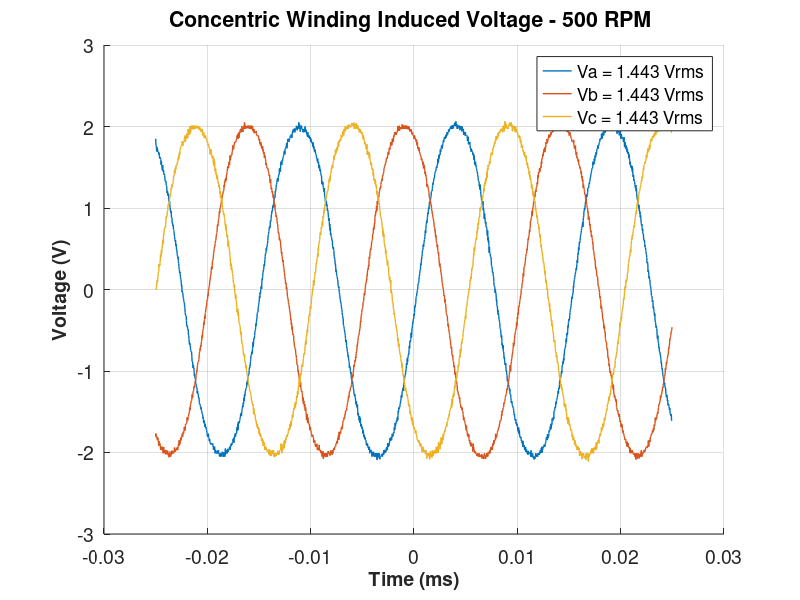
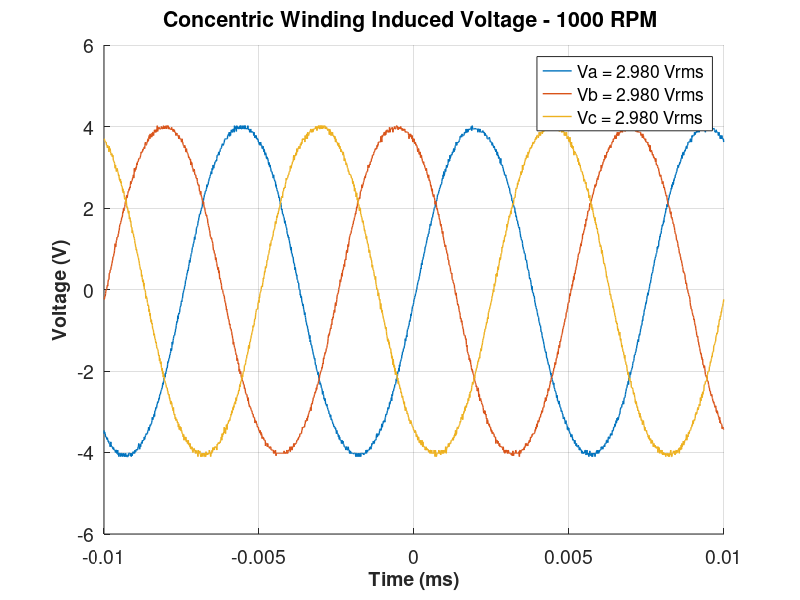
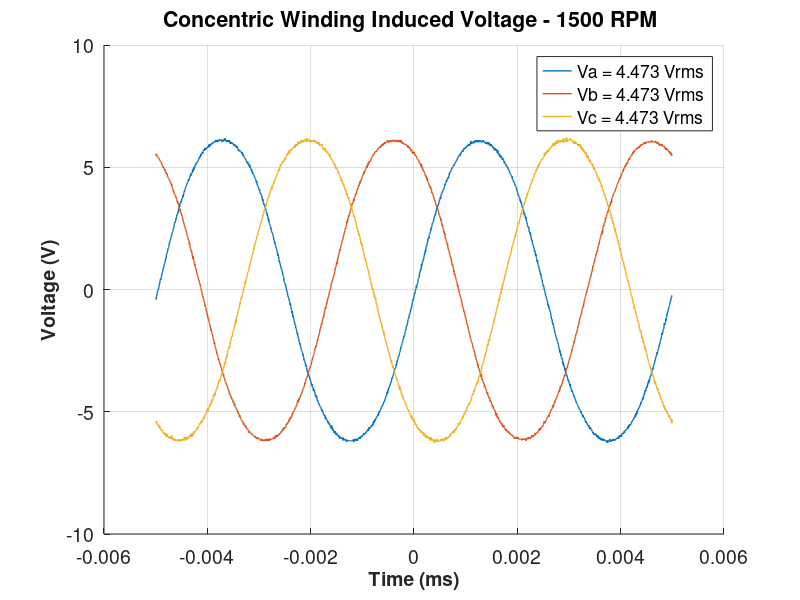
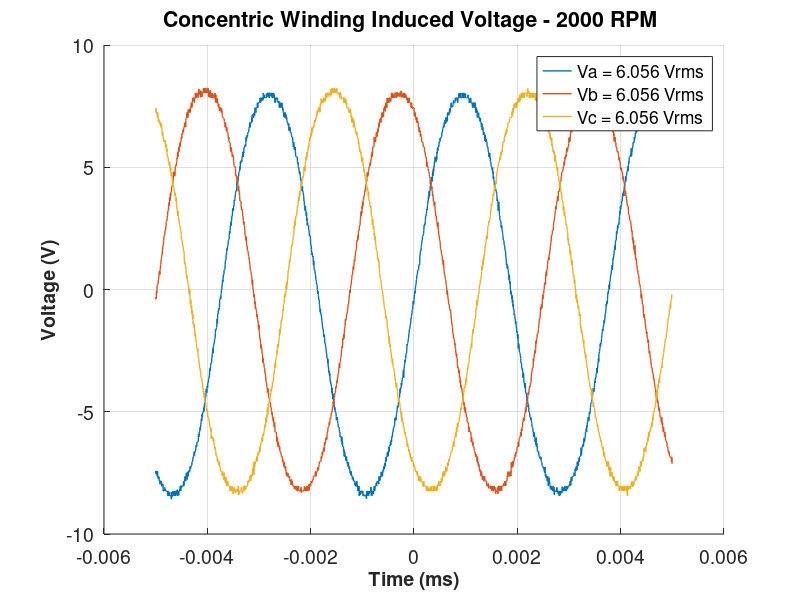

MATLAB code for these plots, in order:
load('concentric.mat');

figure;
hold all;
plot(time_500,phase_a_500,'Linewidth',1);
plot(time_500,phase_b_500,'Linewidth',1);
plot(time_500,phase_c_500,'Linewidth',1);
set(gca,'FontSize',14);
xlabel('Time (ms)','FontSize',14,'FontWeight','Bold')
ylabel('Voltage (V)','FontSize',14,'FontWeight','Bold')
%  xlim([79000 81000]);
%  ylim([0 0.1]);
grid on
L1=sprintf('Va = %.3f Vrms ',rms(phase_a_500));
L2=sprintf('Vb = %.3f Vrms ',rms(phase_a_500));
L3=sprintf('Vc = %.3f Vrms ',rms(phase_a_500));
legend(L1,L2,L3);
title('Concentric Winding Induced Voltage - 500 RPM ');

figure;
hold all;
plot(time_1000,phase_a_1000,'Linewidth',1);
plot(time_1000,phase_b_1000,'Linewidth',1);
plot(time_1000,phase_c_1000,'Linewidth',1);
set(gca,'FontSize',14);
xlabel('Time (ms)','FontSize',14,'FontWeight','Bold')
ylabel('Voltage (V)','FontSize',14,'FontWeight','Bold')
%  xlim([79000 81000]);
%  ylim([0 0.1]);
grid on
L4=sprintf('Va = %.3f Vrms ',rms(phase_a_1000));
L5=sprintf('Vb = %.3f Vrms ',rms(phase_a_1000));
L6=sprintf('Vc = %.3f Vrms ',rms(phase_a_1000));
legend(L4,L5,L6);
title('Concentric Winding Induced Voltage - 1000 RPM ');

figure;
hold all;
plot(time_1500,phase_a_1500,'Linewidth',1);
plot(time_1500,phase_b_1500,'Linewidth',1);
plot(time_1500,phase_c_1500,'Linewidth',1);
set(gca,'FontSize',14);
xlabel('Time (ms)','FontSize',14,'FontWeight','Bold')
ylabel('Voltage (V)','FontSize',14,'FontWeight','Bold')
%  xlim([79000 81000]);
%  ylim([0 0.1]);
grid on
L7=sprintf('Va = %.3f Vrms ',rms(phase_a_1500));
L8=sprintf('Vb = %.3f Vrms ',rms(phase_a_1500));
L9=sprintf('Vc = %.3f Vrms ',rms(phase_a_1500));
legend(L7,L8,L9);
title('Concentric Winding Induced Voltage - 1500 RPM ');

figure;
hold all;
plot(time_2000,phase_a_2000,'Linewidth',1);
plot(time_2000,phase_b_2000,'Linewidth',1);
plot(time_2000,phase_c_2000,'Linewidth',1);
set(gca,'FontSize',14);
xlabel('Time (ms)','FontSize',14,'FontWeight','Bold')
ylabel('Voltage (V)','FontSize',14,'FontWeight','Bold')
%  xlim([79000 81000]);
%  ylim([0 0.1]);
grid on
L10=sprintf('Va = %.3f Vrms ',rms(phase_a_2000));
L11=sprintf('Vb = %.3f Vrms ',rms(phase_a_2000));
L12=sprintf('Vc = %.3f Vrms ',rms(phase_a_2000));
legend(L10,L11,L12);
title('Concentric Winding Induced Voltage - 2000 RPM ');

